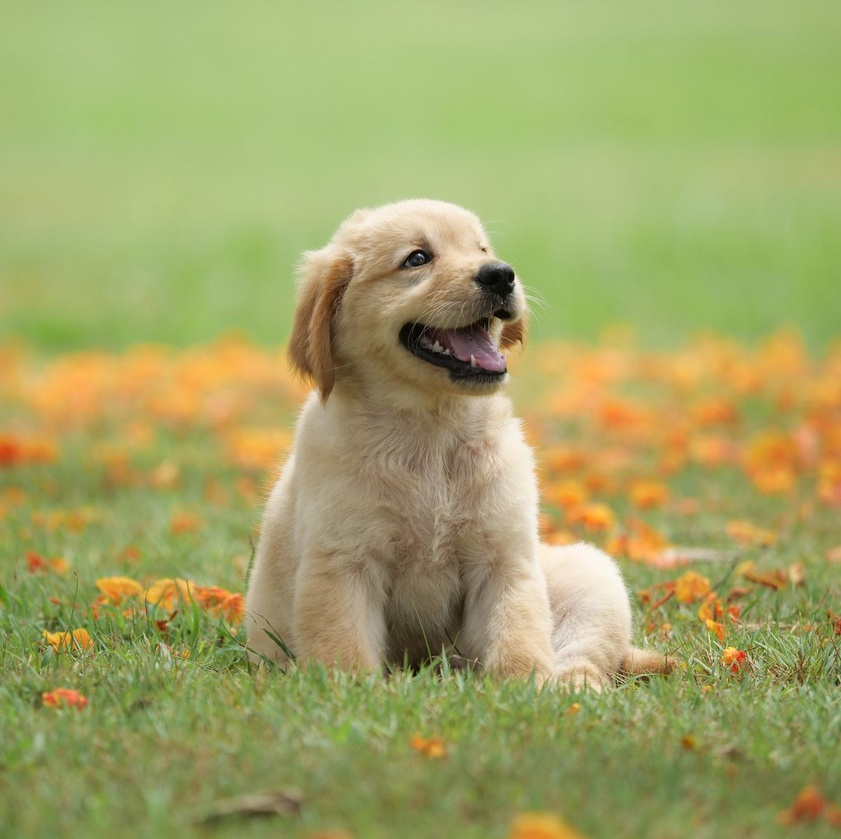
#> input picture notebooks/extra/dog.jpg, 841 x 839 px, shrunk from 1200 x 1197 before the run
$ jupyter execute '2.2 - procesamiento y estadisticas imagenes.ipynb'   (shell and % lines are left out)   (older library calls are emulated)
#> lines starting #> are read from the running program, lines starting #| are printed output that depends on the picture; after the words box and inside, x2 and y2 are one past the last pixel; in counts of white or black regions, pixels touching at a corner belong together
# Image stats and image processing
This notebook follows on from the fundamentals notebook.

This will introduce some simple stats, smoothing, and basic image processing.

But first let us include what we need to include and load up our test image.

<p>
 Estimated time needed: <strong>20 min</strong>
</p>

[cell 1]
# Download the test image and utils files
# these imports let you use opencv
import cv2 #opencv itself
import extra.common #some useful opencv functions
import numpy as np # matrix manipulations

#the following are to do with this interactive notebook code
from matplotlib import pyplot as plt # this lets you draw inline pictures in the notebooks
import pylab # this allows you to control figure size
pylab.rcParams['figure.figsize'] = (10.0, 8.0) # this controls figure size in the notebook

input_image=cv2.imread('extra/dog.jpg')
#> input_image is the input picture: shape (839, 841, 3); mean B, G, R 102.4, 164.3, 161.9

## Basic manipulations

Rotate, flip...

[cell 2]
flipped_code_0=cv2.flip(input_image,0) # vertical flip
plt.imshow(flipped_code_0)

[cell 3]
flipped_code_1=cv2.flip(input_image,1) # horizontal flip
plt.imshow(flipped_code_1)

[cell 4]
transposed=cv2.transpose(input_image)
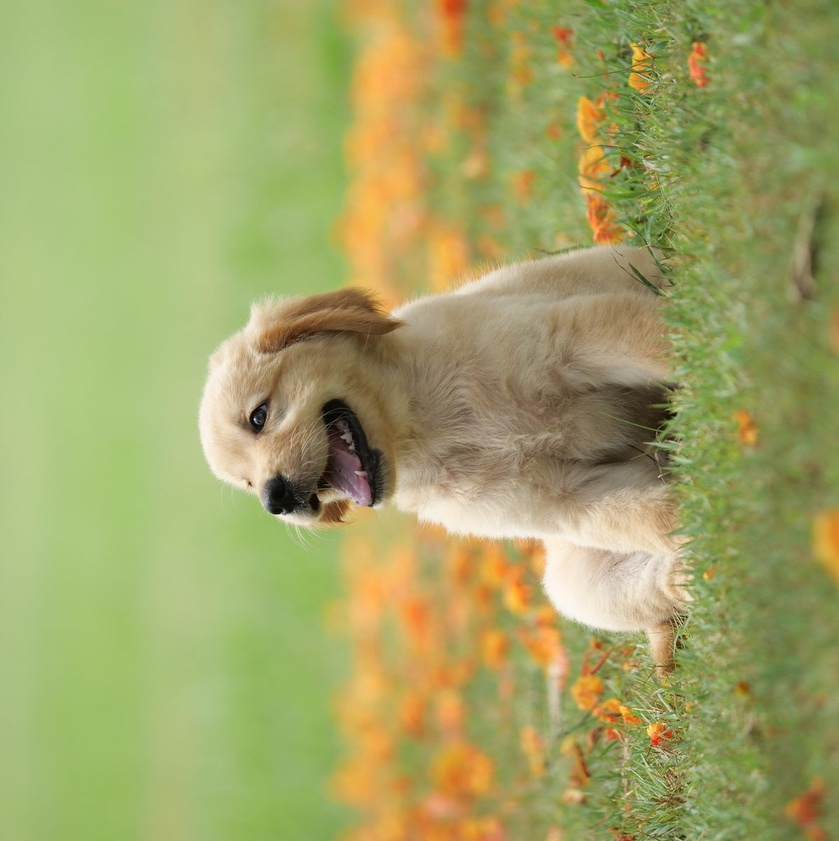
#> transposed: shape (841, 839, 3); mean B, G, R 102.4, 164.3, 161.9
plt.imshow(transposed)

## Minimum, maximum

To find the min or max of a matrix, you can use minMaxLoc. This takes a single channel image (it doesn't make much sense to take the max of a 3 channel image). So in the next code snippet you see a for loop, using python style image slicing, to look at each channel of the input image separately.

[cell 5]
for i in range(0,3):
   min_value, max_value, min_location, max_location=cv2.minMaxLoc(input_image[:,:,i])
   print("min {} is at {}, and max {} is at {}".format(min_value, min_location, max_value, max_location))
#> this loop made 3 passes
#> (min_value, max_value, min_location, max_location) on passes 1 to 3: (0, 251, (418, 250), (419, 254)), (0, 251, (410, 328), (601, 557)), (1, 255, (410, 328), (594, 367))
#| min 0.0 is at (418, 250), and max 251.0 is at (419, 254)
#| min 0.0 is at (410, 328), and max 251.0 is at (601, 557)
#| min 1.0 is at (410, 328), and max 255.0 is at (594, 367)

## Arithmetic operations on images

OpenCV has a lot of functions for doing mathematics on images. Some of these have "analogous" numpy alternatives, but it is nearly always better to use the OpenCV version. The reason for this that OpenCV is designed to work on images and so handles overflow better (OpenCV add, for example, truncates to 255 if the datatype is image-like and 8 bit; Numpy's alternative wraps around).

Useful arithmetic operations include add and addWeighted, which combine two images that are the same size.

[cell 6]
#First create an image the same size as our input
blank_image = np.zeros((input_image.shape), np.uint8)

blank_image[100:200,100:200,1]=100; #give it a green square

new_image=cv2.add(blank_image,input_image) # add the two images together

plt.imshow(cv2.cvtColor(new_image, cv2.COLOR_BGR2RGB))

## Noise reduction
Noise reduction usually involves blurring/smoothing an image using a Gaussian kernel.
The width of the kernel determines the amount of smoothing.

[cell 7]
d=3
img_blur3 = cv2.GaussianBlur(input_image, (2*d+1, 2*d+1), -1)[d:-d,d:-d]

plt.imshow(cv2.cvtColor(img_blur3, cv2.COLOR_BGR2RGB))

[cell 8]
d=5
img_blur5 = cv2.GaussianBlur(input_image, (2*d+1, 2*d+1), -1)[d:-d,d:-d]

plt.imshow(cv2.cvtColor(img_blur5, cv2.COLOR_BGR2RGB))

[cell 9]
d=15
img_blur15 = cv2.GaussianBlur(input_image, (2*d+1, 2*d+1), -1)[d:-d,d:-d]

plt.imshow(cv2.cvtColor(img_blur15, cv2.COLOR_BGR2RGB))

## Edges

Edge detection is the final image processing technique we're going to look at in this tutorial.

For a lot of what we think of as "modern" computer vision techniques, edge detection functions as a building block. Much edge detection actually works by **convolution**, and indeed **convolutional neural networks** are absolutely the flavour of the month in some parts of computer vision. Sobel's edge detector was one of the first truly successful edge detection (enhancement) technique and that involves convolution at its core. You can read more about the background to Sobel here in the OpenCV docs [here](https://docs.opencv.org/3.0-beta/doc/py_tutorials/py_imgproc/py_gradients/py_gradients.html).

[cell 10]
sobelimage=cv2.cvtColor(input_image,cv2.COLOR_BGR2GRAY)
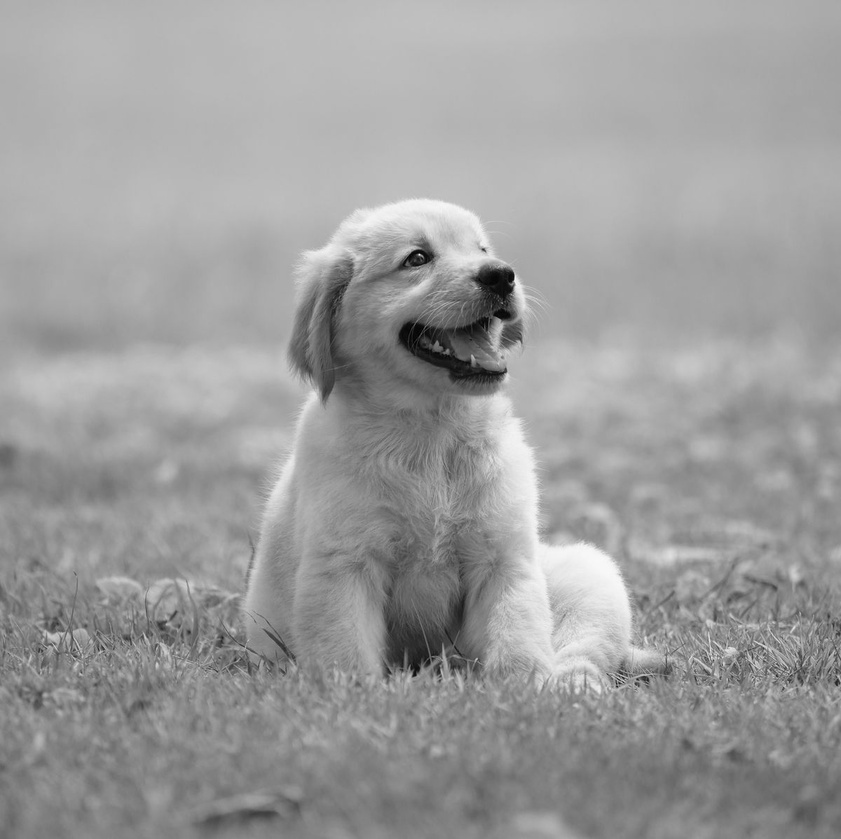
#> sobelimage: shape (839, 841); min 0, max 250, mean 156.5

sobelx = cv2.Sobel(sobelimage,cv2.CV_64F,1,0,ksize=9)
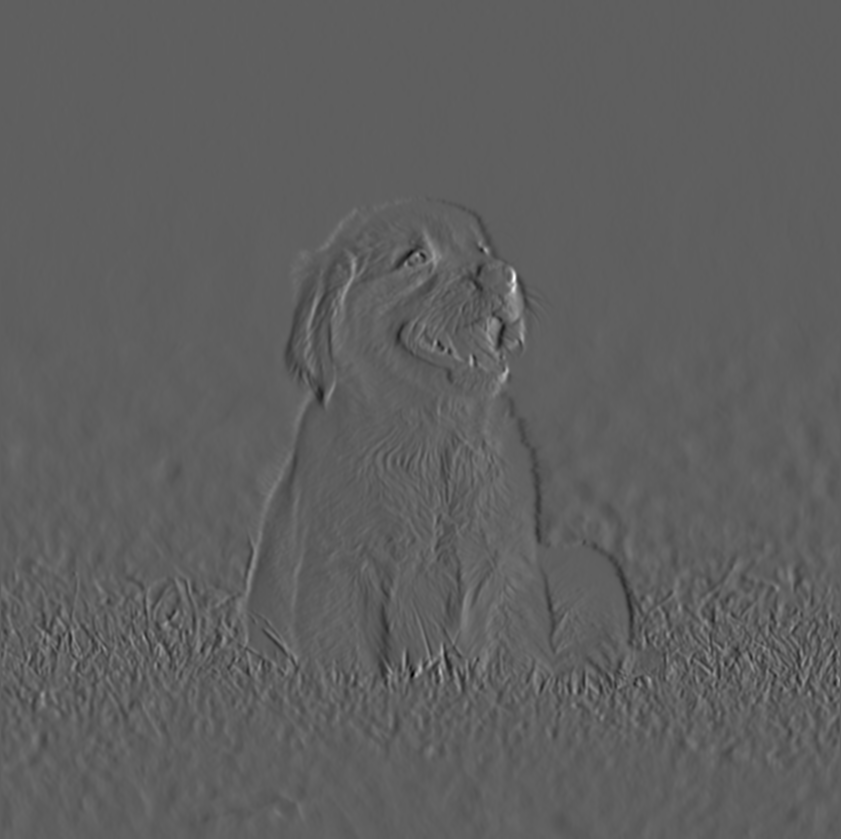
#> sobelx: shape (839, 841) float64; min -1069030, max 1789907, mean -98.6; drawn with min black and max white
sobely = cv2.Sobel(sobelimage,cv2.CV_64F,0,1,ksize=9)
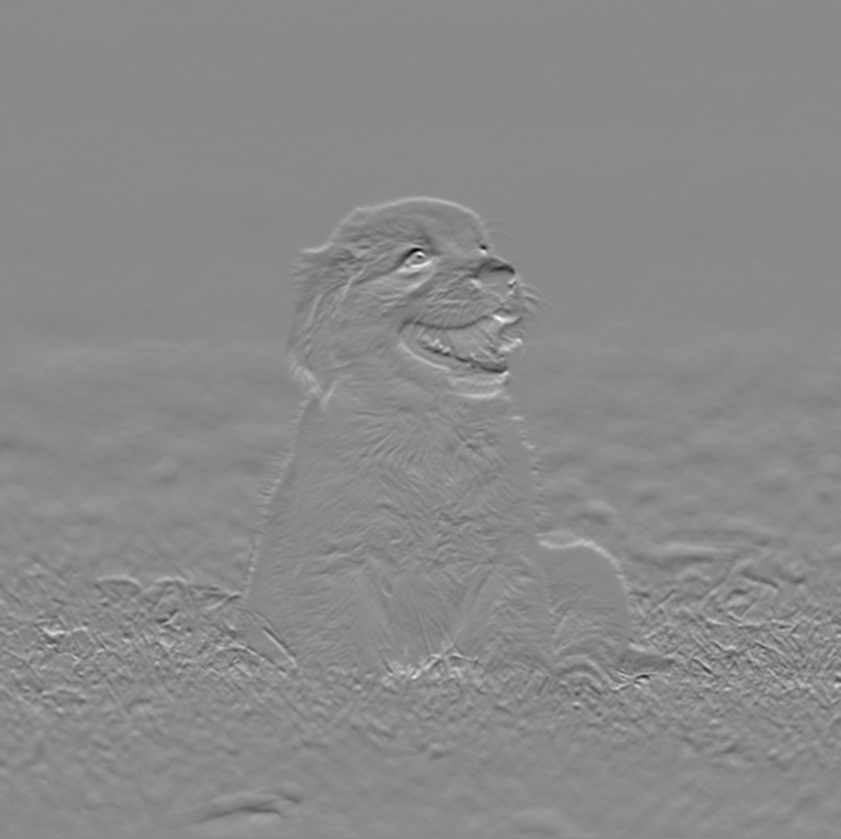
#> sobely: shape (839, 841) float64; min -1315223, max 1108358, mean -1917.4; drawn with min black and max white
plt.imshow(sobelx,cmap = 'gray')
# Sobel works in x and in y, change sobelx to sobely in the olt line above to see the difference

Canny edge detection is another winnning technique - it takes two thresholds.
The first one determines how likely Canny is to find an edge, and the second determines how likely it is to follow that edge once it's found. Investigate the effect of these thresholds by altering the values below.

[cell 11]
th1=30
th2=60 # Canny recommends threshold 2 is 3 times threshold 1 - you could try experimenting with this...
d=3 # gaussian blur

edgeresult=input_image.copy()
edgeresult = cv2.GaussianBlur(edgeresult, (2*d+1, 2*d+1), -1)[d:-d,d:-d]

gray = cv2.cvtColor(edgeresult, cv2.COLOR_BGR2GRAY)

edge = cv2.Canny(gray, th1, th2)
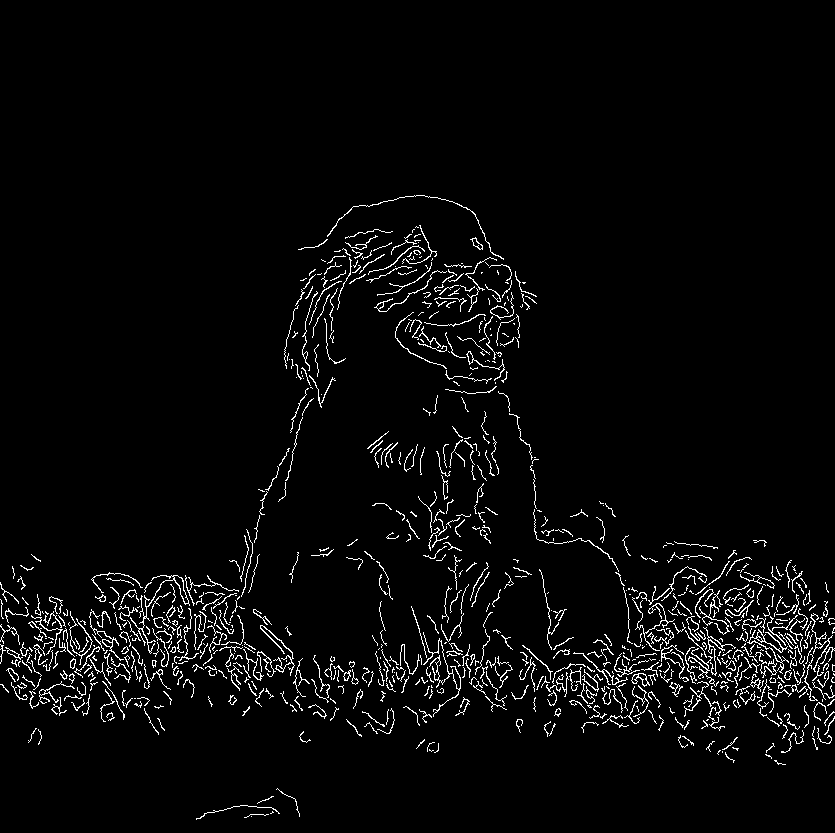
#> edge: shape (833, 835); 3.4% white in thin lines or dots, all inside (x1, y1, x2, y2) = (0, 195, 835, 820)

edgeresult[edge != 0] = (0, 255, 0) # this takes pixels in edgeresult where edge non-zero colours them bright green
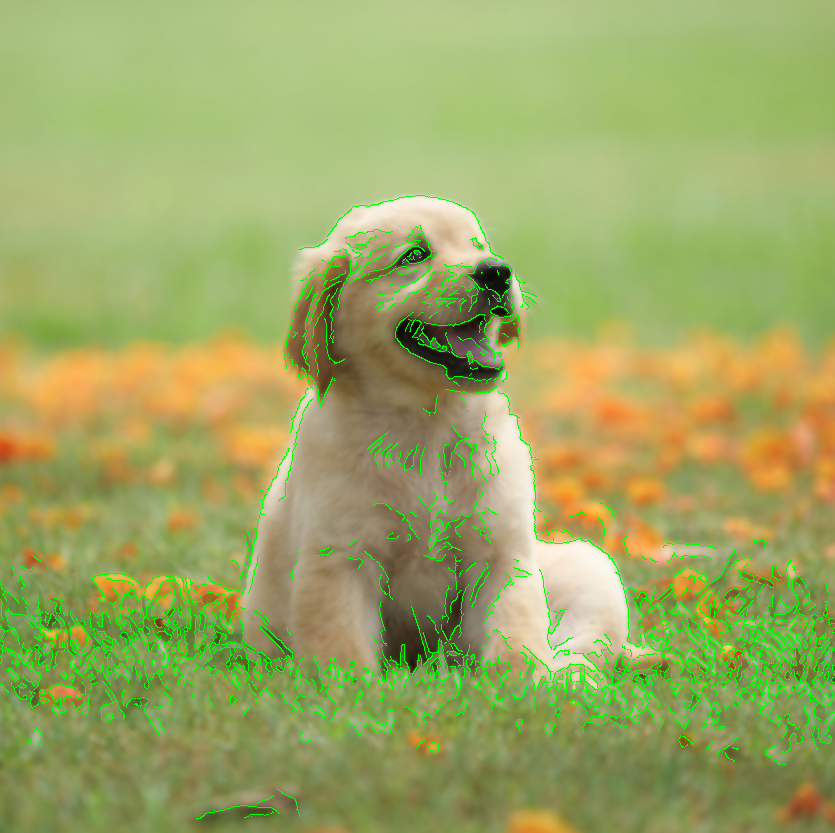
#> edgeresult: shape (833, 835, 3); mean B, G, R 99.4, 168.2, 157

plt.imshow(cv2.cvtColor(edgeresult, cv2.COLOR_BGR2RGB))
